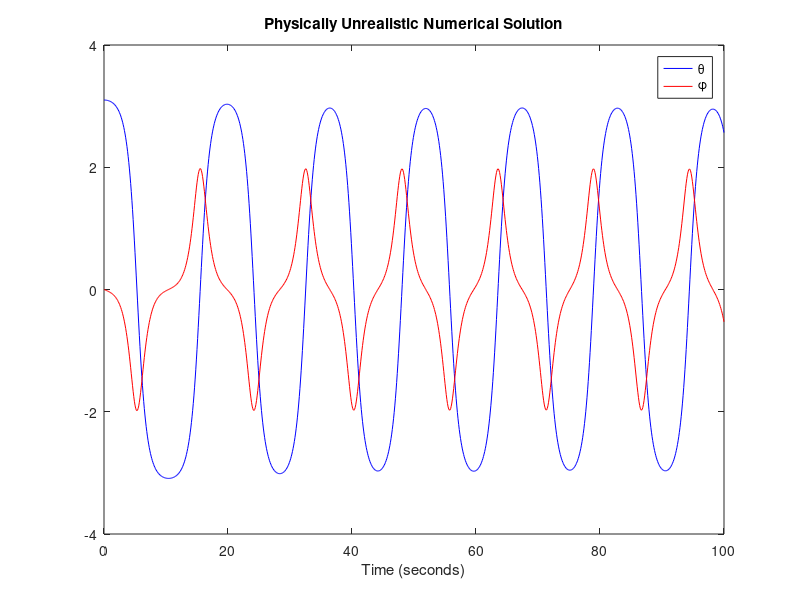
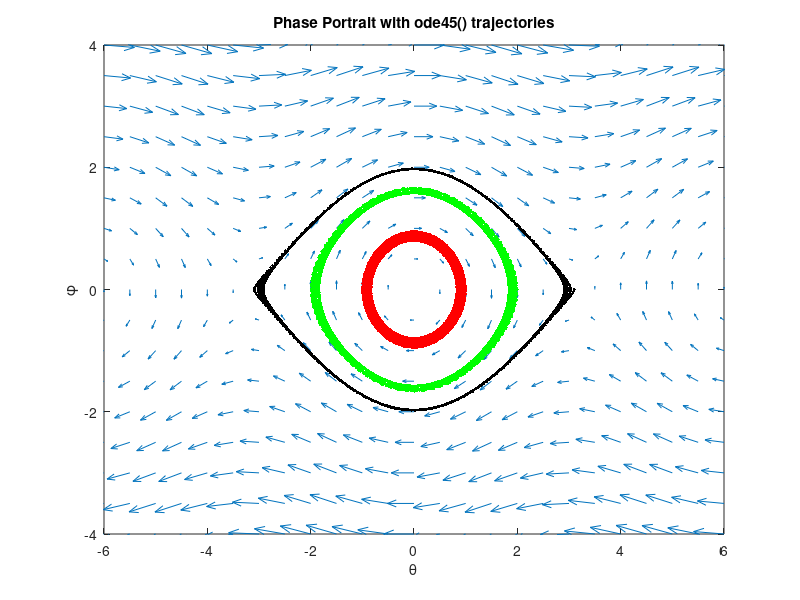

Recreate these plots in MATLAB, in order. (Note: this script raises an error after producing the figures.)
clear; clc;

g = 9.8;
l = 10.0;

dthetadt = @(theta, phi) phi;
dphidt = @(theta, phi) sin(theta).*(-g/l);

theta0 = 3.1;
phi0 = 0;

%Problem 1(scorelator): done

ts = 0:0.1:100;
Z0 = [theta0; phi0];
odefun = @(t,Z) [ dthetadt(Z(1),Z(2));
                  dphidt(Z(1),Z(2)) ];

[tsol, Zsol] = ode45(odefun,ts,Z0);

thsave_ODE45 = Zsol(:,1);
phisave_ODE45 = Zsol(:,2);

answer_theta1 = zeros(500,1);
answer_phi1 = zeros(500,1);

for tt = 1:500
    answer_theta1(tt,1) = thsave_ODE45(tt,1);
    answer_phi1(tt,1) = phisave_ODE45(tt,1);
end

save('A1.dat','answer_theta1','-ascii');
save('A2.dat','answer_phi1','-ascii');

%Problem 2(writeup): done (but the graph looks really weird for theta)
clf;

t_axis = 0:0.1:100;

plot(t_axis,thsave_ODE45,'-b') ;
hold on ;
plot(t_axis,phisave_ODE45,'-r') ;

xlabel('Time (seconds)') ;
title('Physically Unrealistic Numerical Solution') ;
legend('\theta','\phi') ;

print('non_conservative_pendulum','-dpng') ;

%Problem 3(writeup) :
clf;

theta_arrows = -6:0.5:6;
phi_arrows = -4:0.5:4;

[x,y] = meshgrid(theta_arrows, phi_arrows);
quiver(x,y,dthetadt(x,y),dphidt(x,y));
hold on;

%Case 1
ts = 0:0.1:1000;
theta0 = 1; phi0 = 0;
Z0 = [theta0; phi0];
odefun = @(t,Z) [ dthetadt(Z(1),Z(2));
                  dphidt(Z(1),Z(2)) ];

[tsol, Zsol] = ode45(odefun,ts,Z0);

theta1 = Zsol(:,1);
phi1 = Zsol(:,2);

%Case 2
theta0 = 2; phi0 = 0;
Z0 = [theta0; phi0];
odefun = @(t,Z) [ dthetadt(Z(1),Z(2));
                  dphidt(Z(1),Z(2)) ];

[tsol, Zsol] = ode45(odefun,ts,Z0);

theta2 = Zsol(:,1);
phi2 = Zsol(:,2);

%Case 3
theta0 = 3.1; phi0 = 0;
Z0 = [theta0; phi0];
odefun = @(t,Z) [ dthetadt(Z(1),Z(2));
                  dphidt(Z(1),Z(2)) ];

[tsol, Zsol] = ode45(odefun,ts,Z0);

theta3 = Zsol(:,1);
phi3 = Zsol(:,2);

%final plot

plot(theta1,phi1,'.r');
plot(theta2,phi2,'.g');
plot(theta3,phi3,'.k');

axis([-6 6 -4 4]);
xlabel('\theta'); ylabel('\phi');
title('Phase Portrait with ode45() trajectories');

print('pendulum_phase_ode45','-dpng');
%%
%Problem 4(scorelator): done

dthetadt = @(t,theta,phi) phi;
dphidt = @(t,theta,phi) (-g/l)*sin(theta);

ts = 0:0.1:100;
[tsol_symp,thetasol_symp,phisol_symp] = symplecticEuler(dthetadt,dphidt,ts,theta0,phi0);

answer_theta4 = zeros(500,1);
answer_phi4 = zeros(500,1);

for tt = 1:500
    answer_theta4(tt,1) = thetasol_symp(tt,1);
    answer_phi4(tt,1) = phisol_symp(tt,1);
end

save('B1.dat','answer_theta4','-ascii');
save('B2.dat','answer_phi4','-ascii');

%Problem 5(writeup):
clf;

t_axis = 0:0.1:100;

plot(t_axis,thetasol_symp,'-b');
hold on;
plot(t_axis,phisol_symp,'-r');

xlabel('Time (seconds)');
title('Energy-Conserving Numerical Solution');
legend('\theta','\phi');

print('conservative_pendulum','-dpng');

%Problem 6(writeup): done
clf;

dthetadt = @(t,theta,phi) phi;
dphidt = @(t,theta,phi) (-g/l)*sin(theta);

t_axis = 0:0.1:100;

theta_arrows = -6:0.5:6;
phi_arrows = -4:0.5:4;

[x,y] = meshgrid(theta_arrows, phi_arrows);
quiver(x,y,dthetadt(t_axis,x,y),dphidt(t_axis,x,y));
hold on;

ts = 0:0.1:1000;

%Case 1
theta0 = 1; phi0 = 0;

[tsol_symp,thetasol_case1,phisol_case1] = symplecticEuler(dthetadt,dphidt,ts,theta0,phi0);

%Case 2
theta0 = 2; phi0 = 0;
[tsol_symp,thetasol_case2,phisol_case2] = symplecticEuler(dthetadt,dphidt,ts,theta0,phi0);

%Case 3
theta0 = 3.1; phi0 = 0;
[tsol_symp,thetasol_case3,phisol_case3] = symplecticEuler(dthetadt,dphidt,ts,theta0,phi0);

%final plot

plot(thetasol_case1,phisol_case1,'.r');
plot(thetasol_case2,phisol_case2,'.g');
plot(thetasol_case3,phisol_case3,'.k');

axis([-6 6 -4 4]);
xlabel('\theta'); ylabel('\phi');
title('Phase Portrait with Symplectic Euler Trajectories');

print('pendulum_phase_sympEuler_dt_0.1','-dpng');
%%

%Problem 7(scorelator): done

load('tprism_spec.mat');
F = calcSpringForces(nodes,springs);

save('C1.dat','F','-ascii');

%Problem 8(scorelator): wrong

c = 5;

dXdt = @(t,X,V) V;
dVdt = @(t,X,V) calcSpringForces(X,springs) - c.*V;

tspan = 0:0.01:50;
V0 = zeros(6,3);
X0 = nodes;

[tsol,Xsol,Vsol] = symplecticEuler(dXdt,dVdt,tspan,X0,V0);

save('D1.dat','Xsol','-ascii');
save('D2.dat','Vsol','-ascii');

%Problem 9(scorelator): wrong

Xrest = Xsol(end,:);

save('E1.dat','Xrest','-ascii');

%Problem 10(scorelator): F2 wrong

F_rest = calcSpringForces(Xrest,springs);
[F_rest10,new_length] = calcSpringForces(Xrest,springs);
new_length10 = new_length(:,end);

save('F1.dat','F_rest','-ascii');
save('F2.dat','new_length10','-ascii');

%Problem 11(writeup): done
clf;

drawSpringMassSystem(Xrest,springs);

view([-10 30]);
print('t_prism_side','-dpng');

view([0 90]);
print('t_prism_above','-dpng');
